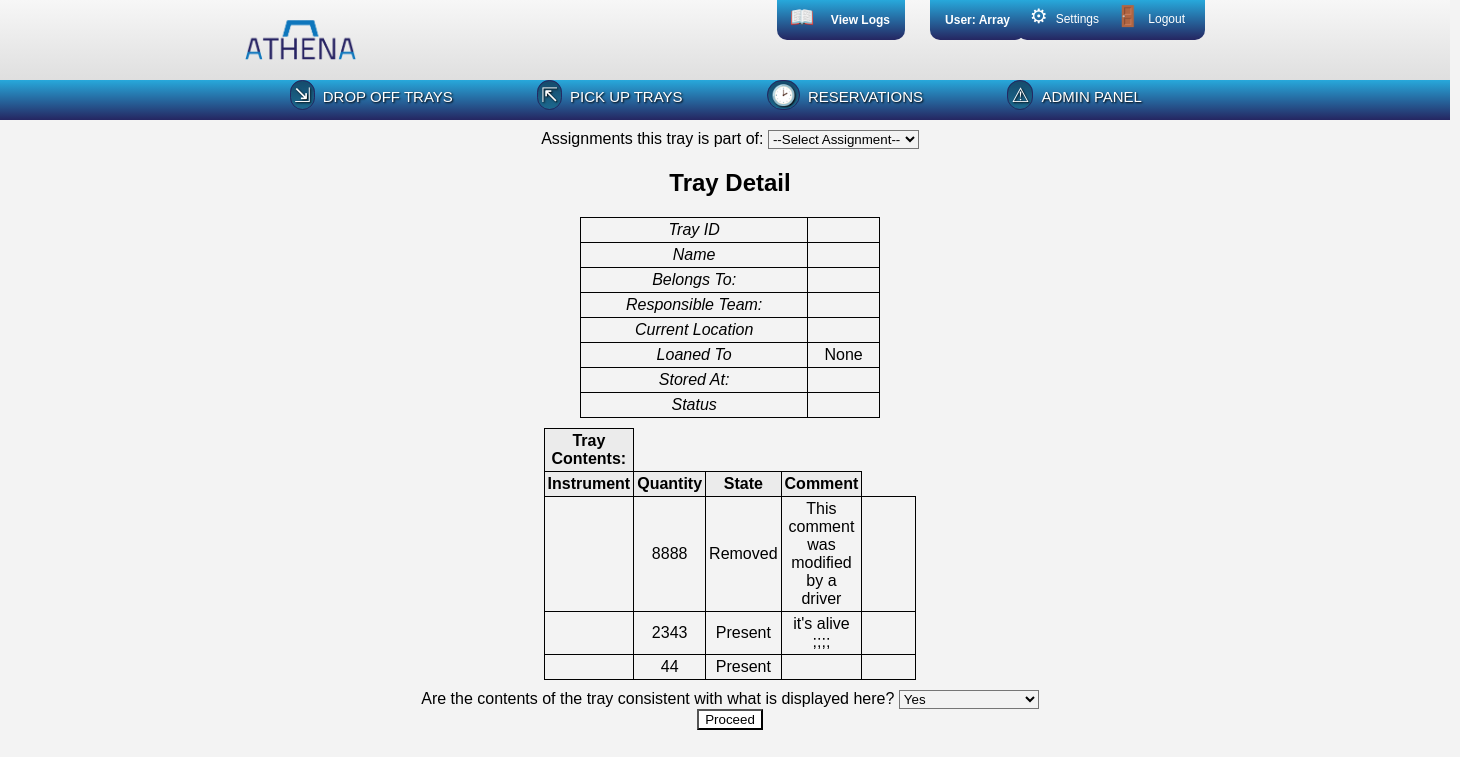
The app's page /www/pickupTray.php?tid=1 (signed in) with its own data.
### tables this page shows
create table if not exists traycont 
( tray_id   int(10)      not null,
  inst_id   int(10)      not null,
  quant     int(4)       not null default 1,
  state     varchar(20)  not null default 'p',      
  cmt       varchar(255) not null default '' ,      
  unique index (tray_id, inst_id)
);

### www/utils/dbConnector.php (called while the page is built, shortened)
<?php
	class dbConnector implements dbConnectInfo {
		protected static $server = dbConnectInfo::HOST;
		protected static $db = dbConnectInfo::DBNAME;
		protected static $user = dbConnectInfo::USER;
		protected static $pass = dbConnectInfo::PW;
		public function doConnect() {
			$hookup = mysqli_connect(self::$server, self::$user, self::$pass, self::$db);
			return $hookup;
		}
	}
?>

### www/pickupTray.php (the view, shortened to what this page needs)
<?php
	require_once $_SERVER['DOCUMENT_ROOT'] . "/athena/www/utils/htmlUtils.php";
	require_once $_SERVER['DOCUMENT_ROOT'] . "/athena/www/utils/dbWorker.php";
	$worker = new dbWorker();
	$currentTrayId = $_GET['tid'];
	$currentUserId = $_SESSION['userId'];
	$confirmSelector = "<select id='confirm' size='1' onchange='showHide()'>" .
	"<option value='show'>Yes</option>" .
	"<option value='hide'>No, modify contents</option>" .
	"</select>";
	echo "Assignments this tray is part of: ";
	echo $worker->makeAssignmentDropdown($currentTrayId, $currentUserId);
	$sql = "SELECT * FROM trays WHERE tray_id='$currentTrayId'";
	if($result = $worker->query($sql)) {
		$row = mysqli_fetch_assoc($result);
		extract($row);
		echo "<div class='adminTable'>";
		echo "<h2>Tray Detail</h2>";
		$company = $worker->findCompany($cmp_id, "name");
		$team = $worker->findTeam($team_id, "name");
		$site = $worker->findSite($site_id, "name");
		$loanTeam = $worker->findTeam($loan_team, "name");
		$storage = $worker->findStorage($stor_id, "name");
		if($loanTeam == null) $loanTeam = "None";
		$table = "<table>" .
		"<tr><td><em>Tray ID</em></td><td>$tray_id</td></tr>" .
		"<tr><td><em>Name</em></td><td>$name</td></tr>" .
		"<tr><td><em>Belongs To:</em></td><td>$company</td></tr>" .
		"<tr><td><em>Responsible Team:</em></td><td>$team</td></td></tr>" .
		"<tr><td><em>Current Location</em></td><td>$site</td></tr>" .
		"<tr><td><em>Loaned To</em></td><td>$loanTeam</td></tr>" .
		"<tr><td><em>Stored At: </em></td><td>$storage</td></tr>" .
		"<tr><td><em>Status</em></td><td>$status</td></tr>" .
		"</table>";
		echo "$table";
		$sql = "SELECT * FROM traycont WHERE tray_id='$currentTrayId'";
		if($result = $worker->query($sql)) {
			$traycont = "<table>" .
			"<tr><th>Tray Contents:</th></tr>" .
			"<tr><th>Instrument</th><th>Quantity</th><th>State</th><th>Comment</th></tr>";
			while ($row = mysqli_fetch_assoc($result)) {
				extract($row);
				$instrument = $worker->findInstrument($inst_id, "name");
				$traycont .= "<tr><td>$instrument</td>" .
				"<td>$quant</td><td>$state</td><td>$cmt</td><td class='mod'><a href='/athena/www/trays/editTrayContents.php?iid=$inst_id&mtd=pickup'>Modify</a></td></tr>";
			}
			$traycont .= "</table>";
			echo "$traycont";
			echo "Are the contents of the tray consistent with what is displayed here? $confirmSelector<br/>";
			$proceedButton = "<form action='signature.php?tid=$tray_id&mtd=pickup' method='post'>" .
			"<input id='proceedButton' type='submit' value='Proceed' /> </form>";
			echo $proceedButton;
		}
		echo "</div>";
	} else {
		echo "Error connecting to database";
	}
?>

### www/styles.css (style rules this page uses)
* { background: none repeat scroll 0% 0% transparent; }
body { font-family: helvetica, sans-serif; margin: 0; background: #f3f3f3; overflow-x:hidden; }
input, textarea { background: white; }
.main table, .main th, .main td { margin-top: 10px; margin-bottom: 10px; padding: 3px; max-width: 400px; word-wrap: break-word; border-collapse: collapse; }
.adminTable th, .adminTable td { border: 1px solid black; margin-top: 10px; margin-bottom: 10px; padding: 3px; max-width: 400px; word-wrap: break-word; border-collapse: collapse; }
.adminTable th { background: #EBEBEB; max-width: 500px; }
.main table { width: 300px; margin-left: auto; margin-right: auto; }
.main div { margin-left: auto; margin-right: auto; }

### records on screen
traycont: quant "8888", state "Removed", cmt "This comment was modified by a driver"
traycont: quant "2343", state "Present", cmt "it's alive ;;;;"
traycont: quant "44", state "Present"

### other values on screen
$userStr "Array"
$loanTeam "None"
